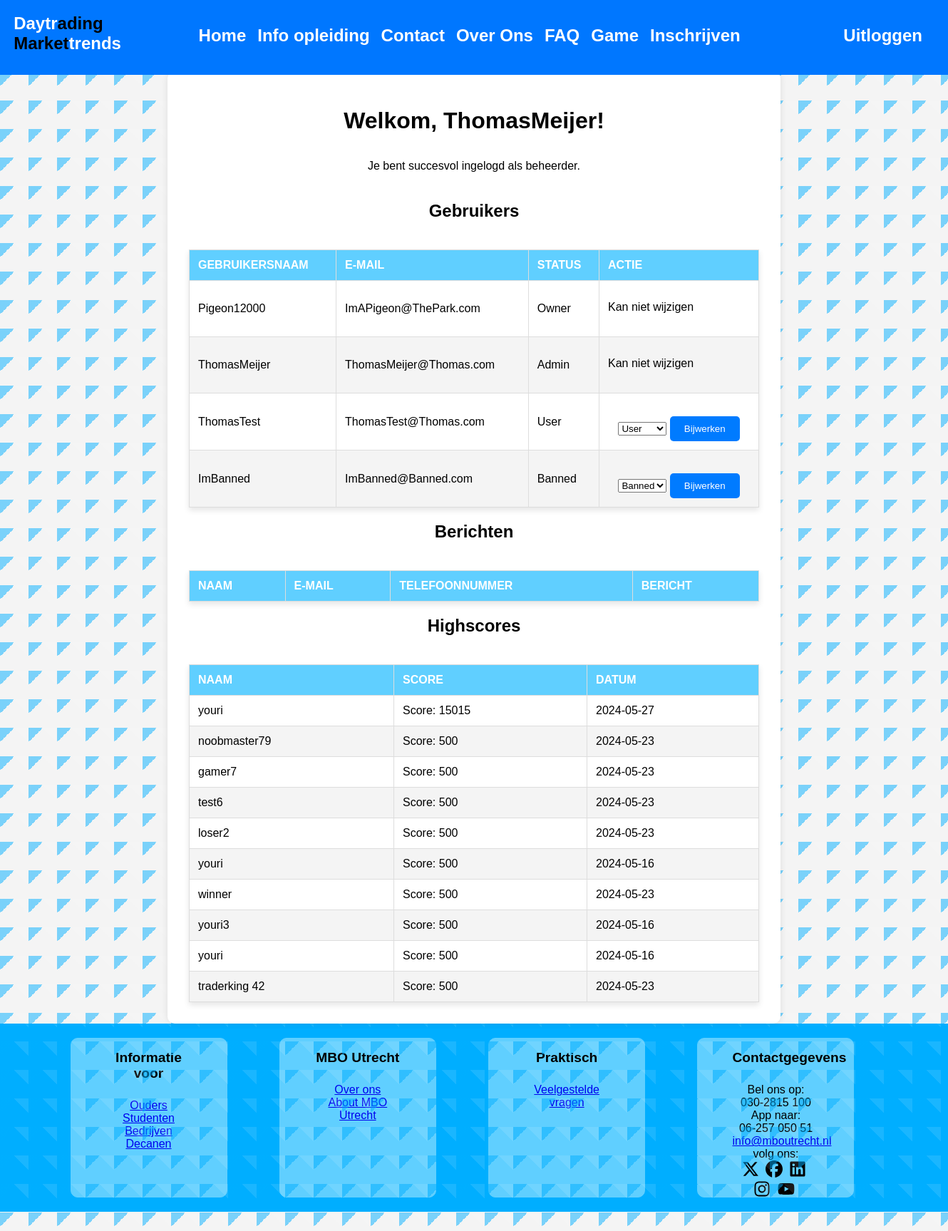
Screenshot of /admin.php (signed in) with the database file from the repository.
### tables this page shows
CREATE TABLE IF NOT EXISTS `highscore` (
  `id` tinyint NOT NULL AUTO_INCREMENT,
  `name` varchar(50) NOT NULL,
  `score` int NOT NULL,
  `date` date NOT NULL,
  PRIMARY KEY (`id`)
);

### admin.php (the view, shortened to what this page needs)
<?php
$conn = new mysqli(DB_HOST, DB_USER, DB_PASS, DB_NAME);
$userQuery = "
    SELECT id, username, email, status
    FROM login
    ORDER BY
        CASE
            WHEN status = 'Owner' THEN 1
            WHEN status = 'Admin' THEN 2
            WHEN status = 'User' THEN 3
            WHEN status = 'Banned' THEN 4
            ELSE 5
        END, username
";
$userResult = $conn->query($userQuery);
$dsn = "mysql:host=$dbHost;dbname=$dbName;charset=UTF8";
$pdo = new PDO($dsn, $dbUser, $dbPass);
$sql = "SELECT id, name, score, date FROM highscore ORDER BY score DESC LIMIT 10";
$statement = $pdo->prepare($sql);
$statement->execute();
$result = $statement->fetchAll(PDO::FETCH_OBJ);
$scoreList = "";
foreach ($result as $persoonObject) {
    $scoreList .= "<tr>
                        <td>$persoonObject->name</td>
                        <td>Score: $persoonObject->score</td>
                        <td>$persoonObject->date</td>
                    </tr>";
}
?>
<?php include_once("assets/includes/startVanPagina.php"); ?>
<link rel="stylesheet" href="./assets/css/admin.css">
<?php include("assets/includes/header.php") ?>
<main>
    <div class="admin-panel">
        <h1>Welkom, <?php echo htmlspecialchars($_SESSION['username']); ?>!</h1>
        <p>Je bent succesvol ingelogd als beheerder.</p>
        <h2>Gebruikers</h2>
        <table class="Gebruikers">
            <thead>
                <tr>
                    <th>Gebruikersnaam</th>
                    <th>E-mail</th>
                    <th>Status</th>
                    <th>Actie</th>
                </tr>
            </thead>
            <tbody>
                <?php while ($row = $userResult->fetch_assoc()): ?>
                <tr>
                    <td><?php echo htmlspecialchars($row['username']); ?></td>
                    <td><?php echo htmlspecialchars($row['email']); ?></td>
                    <td><?php echo htmlspecialchars($row['status']); ?></td>
                    <td>
                        <?php if ($row['status'] !== 'Admin' && $row['status'] !== 'Owner'): ?>
                        <form method="post" action="" class="admin-status-form">
                            <select name="new_status">
                                <option value="User" <?php if ($row['status'] == 'User') echo 'selected'; ?>>User</option>
                                <option value="Banned" <?php if ($row['status'] == 'Banned') echo 'selected'; ?>>Banned</option>
                            </select>
                            <button type="submit" name="update_user_status">Bijwerken</button>
                        </form>
                        <?php else: ?>
                        <p>Kan niet wijzigen</p>
                        <?php endif; ?>
                    </td>
                </tr>
                <?php endwhile; ?>
            </tbody>
        </table>
        <h2>Berichten</h2>
        <table class="Berichten">
            <thead>
                <tr>
                    <th>Naam</th>
                    <th>E-mail</th>
                    <th>Telefoonnummer</th>
                    <th>Bericht</th>
                </tr>
            </thead>
        </table>
        <h2>Highscores</h2>
        <table class="Highscores">
            <thead>
                <tr>
                    <th>Naam</th>
                    <th>Score</th>
                    <th>Datum</th>
                </tr>
            </thead>
            <tbody>
                <?php echo $scoreList ?>
            </tbody>
        </table>
    </div>
</main>
<?php include("assets/includes/footer.php") ?>
</body>
</html>

### assets/includes/startVanPagina.php (shortened to what this page needs)
<!DOCTYPE html>
<html lang="en">
<head>

### assets/includes/header.php (shortened to what this page needs)
  <link rel="stylesheet" href="./assets/css/global.css">
  <link rel="stylesheet" href="./assets/css/navbarEnFooter.css">
  <link rel="stylesheet" href="./assets/css/scrollbar.css">
</head>
<body>
    <header>
        <nav class="fixed">
            <div class="menu-container">
                <div class="logo">
                    <span>Daytr</span>ading
                    <p>Market<span>trends</span></p>
                </div>
                <div class="main-menu row jc-space-between">
                    <ul>
                        <li><a href="index.php">Home</a></li>
                        <li><a href="informatie.php">Info opleiding</a></li>
                        <li><a href="contact.php">Contact</a></li>
                        <li><a href="aboutUs.php">Over Ons</a></li>
                        <li><a href="faq.php">FAQ</a></li>
                        <li><a href="game.php">Game</a></li>
                        <li><a href="inschrijven.php">Inschrijven</a></li>
                    </ul>
                </div>
                <div class="user-menu">
                    <ul>
                        <?php
                            $current_page = basename($_SERVER['PHP_SELF']);
                            $logout_pages = ['account.php', 'admin.php', 'banned.php', 'owner.php', 'change_password.php'];
                            if (in_array($current_page, $logout_pages)) {
                                echo '<li><a href="assets/scripts/php/logout.php">Uitloggen</a></li>';
                            } else {
                                echo '<li><a href="login.php">Inloggen</a></li>';
                            }
                        ?>
                    </ul>
                </div>
            </div>
        </nav>
    </header>

### assets/includes/footer.php (shortened to what this page needs)
<footer>
            <div class="container">
                <div class="col-3 kolom-div">
                    <h4>Informatie voor</h4>
                    <ul>
                        <li><a href="informatie.php">Ouders</a></li>
                        <li><a href="informatie.php">Studenten</a></li>
                        <li><a href="informatie.php">Bedrijven</a></li>
                        <li><a href="informatie.php">Decanen</a></li>
                    </ul>
                </div>
                <div class="col-3 kolom-div">
                    <h4>MBO Utrecht</h4>
                    <ul>
                        <li><a href="aboutus.php">Over ons</a></li>
                        <li><a href="aboutus.php">About MBO Utrecht</a></li>
                    </ul>
                </div>
                <div class="col-3 kolom-div">
                    <h4>Praktisch</h4>
                    <ul>
                        <li><a href="faq.php">Veelgestelde vragen</a></li>
                    </ul>
                </div>
                <div class="col-3 kolom-div">
                    <h4>Contactgegevens</h4>
                    <ul>
                        <li>Bel ons op:<br> 030-2815 100</li>
                        <li>App naar:<br> 06-257 050 51</li>
                        <li><a href="mailto:info@mboutrecht.nl">info@mboutrecht.nl</a></li>
                        <li>volg ons:<br>
                                <a href="https://x.com/MBOUtrecht"></a>
                                <a href="https://www.facebook.com/mboutrechtalgemeen/?locale=nl_NL"></a>
                                <a href="https://nl.linkedin.com/school/mbo-utrecht/"></a>
                                <a href="https://www.instagram.com/mboutrecht/"></a>
                                <a href="https://www.youtube.com/@mboutrechtalgemeen"></a>
                            </li>
                    </ul>
                </div>
            </div>
        </footer>

### assets/css/admin.css (style rules this page uses)
body { font-family: "Noto Sans JP", sans-serif; background-color: #f4f4f4; margin: 0; padding: 0; height: 100vh; }
main { margin-top: 100px; display: flex; justify-content: center; align-items: center; }
.admin-panel { background-color: #fff; padding: 30px; border-radius: 10px; box-shadow: 0 0 10px rgba(0, 0, 0, 0.1); max-width: 800px; width: 90%; text-align: center; display: flex; justify-content: center; align-items: center; flex-direction: column; z-index: 1; }
.admin-panel h1 { margin-bottom: 20px; }
.admin-panel p { margin-bottom: 20px; }
.admin-panel table { width: 100%; border-collapse: collapse; margin-top: 20px; box-shadow: 0 4px 8px rgba(0, 0, 0, 0.1); }
.admin-panel table th, .admin-panel table td { padding: 12px; border: 1px solid #ddd; text-align: left; }
.admin-panel table th { background-color: rgb(96, 207, 255); color: #fff; font-weight: bold; text-transform: uppercase; }
.admin-panel table tr:nth-child(even) { background-color: #f4f4f4; }
.admin-panel form { margin-top: 20px; text-align: center; }
.admin-panel form button { background-color: #007bff; color: #fff; border: none; padding: 10px 20px; border-radius: 5px; cursor: pointer; }

### assets/css/global.css (style rules this page uses)
.container { width: 100%; display: flex; flex-direction: column; align-items: center; margin: 0 auto; }
@media screen and (min-width: 576px) { .container { width: 476px; } }
@media screen and (min-width: 768px) { .container { width: 668px; } }
@media screen and (min-width: 992px) { .container { width: 892px; } }
@media screen and (min-width: 1200px) { .container { width: 1100px; } }
.row, .col, [class^=col-], [class*=" col-"], .inner { display: flex; }
.row { flex-direction: row; flex-wrap: wrap; align-items: flex-start; }
.col, [class^=col-], [class*=" col-"] { flex-direction: column; max-width: 100%; padding: 0.5rem; }
[class^=col-], [class*=" col-"] { flex: 0 0 auto; }
.col-3 { width: 25%; }
.jc-space-between { justify-content: space-between !important; }
* { max-width: 100vw; }
body { font-family: "Franklin Gothic Medium", "Arial Narrow", Arial, sans-serif; }
header { width: 100vw; overflow: hidden; }
body { max-width: 100vw !important; overflow-x: hidden !important; margin: 0; padding: 0; }

### assets/css/navbarEnFooter.css (style rules this page uses)
body { font-family: "Franklin Gothic Medium", "Arial Narrow", Arial, sans-serif; }
nav ul { display: flex; padding: 20px; margin: 0.5rem; }
svg.bereiken { height: 1.5rem; width: 1.5rem; margin-right: 0.3rem; }
nav ul li { display: flex; position: relative; }
nav ul li a { text-decoration: none; display: inline-block; padding: 0.5rem; color: #fff; }
nav .main-menu ul > li > a { text-decoration: none; }
nav ul li a::before { content: ""; position: absolute; top: 0; left: 0; width: 100%; height: 2px; background-color: rgb(96, 207, 255); transform: scaleX(0); transform-origin: left; transition: all 0.5s; }
nav ul li a::after { content: ""; position: absolute; bottom: 0; left: 0; width: 100%; height: 2px; background-color: rgb(96, 207, 255); transform: scaleX(0); transform-origin: right; transition: all 0.5s; }
nav { inset: 0 0 auto 0; background-color: rgb(0, 119, 255); z-index: 3; }
nav .logo { padding: 1.2rem 0 0 1.2rem; font-size: 1.5rem; font-weight: bold; color: #000000; font-style: normal; text-align: left !important; }
nav .logo span { color: rgb(255, 255, 255); }
nav .logo p { margin-top: 0; }
nav .menu-container { display: flex; font-weight: bold; font-size: 1.5rem; justify-content: space-between; }
.fixed { position: fixed; }
footer { width: 100vw !important; background-color: rgb(0, 174, 255); font-size: 16px !important; padding: 2rem 5% 2rem 5% !important; }
footer .container { height: 25vh !important; background-color: rgb(0, 174, 255) !important; display: flex !important; flex-direction: row !important; justify-content: space-between !important; max-width: 100% !important; margin: 0 0 0 2rem !important; }
footer .container .kolom-div { width: 20% !important; height: 28vh !important; box-sizing: border-box !important; border: 1px solid rgb(96, 207, 255) !important; border-radius: 10px !important; background-color: rgb(96, 207, 255) !important; display: flex !important; flex-direction: column !important; text-align: center !important; padding: 1rem 3rem 1rem 3rem !important; }
footer .container .kolom-div h4 { font-size: 1.2rem !important; margin-top: 0 !important; }
footer .container .kolom-div ul { margin: 0 !important; padding: 0 !important; }
ul { list-style: none !important; }

### rows the page displays
highscore: name "youri", score "15015", date "2024-05-27"
highscore: name "noobmaster79", score "500", date "2024-05-23"
highscore: name "gamer7", score "500", date "2024-05-23"
highscore: name "test6", score "500", date "2024-05-23"
highscore: name "loser2", score "500", date "2024-05-23"
highscore: name "youri", score "500", date "2024-05-16"
highscore: name "winner", score "500", date "2024-05-23"
highscore: name "youri3", score "500", date "2024-05-16"
highscore: name "youri", score "500", date "2024-05-16"
highscore: name "traderking 42", score "500", date "2024-05-23"

### other values shown
$_SESSION['username'] "ThomasMeijer"
$row['username'] "Pigeon12000"
$row['email'] "ImAPigeon@ThePark.com"
$row['status'] "Owner"
$row['username'] "ThomasMeijer"
$row['email'] "ThomasMeijer@Thomas.com"
$row['status'] "Admin"
$row['username'] "ThomasTest"
$row['email'] "ThomasTest@Thomas.com"
$row['status'] "User"
$row['username'] "ImBanned"
$row['email'] "ImBanned@Banned.com"
$row['status'] "Banned"
